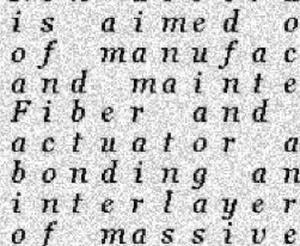
%> input picture lab4/tekst.bmp (cropped and resized to the size of MATLAB's example picture), 300 x 246 px, given in place of coins.png, which was not available; the run also reads 1 picture not shown here
$ octave lab4a.m   (GNU Octave 9; MATLAB toolbox functions it lacks are replaced by stand-ins)
%> lines starting %> are read from the running program, lines starting %| are printed output that depends on the picture; in (x1, y1, x2, y2) boxes, pixels count from 0 and x2, y2 are one past the last pixel; in counts of white or black regions, pixels touching at a corner belong together; the program's own positions count from 1; pictures that were not available may be replaced by others from this repository, and a replacement may not be noted
### lab4/clusterKittler.m
%% Wyznaczenie progu binaryzacji metoda CLUSTER KITTLER

% Autor: Tomasz Kryjak
% Laboratorium Biocybernetyki AGH
% Utworzono            : 08.09.2009
% Ostatnia modyfikajca : 08.09.2009


function Topt = clusterKittler(obraz)

    [H x] = imhist(obraz);

    p = H / sum(H);

    w_k = cumsum(p);
    mi_k = cumsum(p .* (1:256)');


    w_0 = w_k;
    w_1 = 1 -w_k;

    mi_0 = mi_k ./ w_k;
    mi_T = mi_k(end);
    mi_1 = (mi_T-mi_k)./(1-w_k);

    for T= 1:1:256
        o_0(T) = sum( (((1:T)' -mi_0(T)).^2) .*p(1:T))./w_0(T);
        o_1(T) = sum( (((T+1:256)' -mi_1(T)).^2) .*p(T+1:256))./w_1(T);
    end

    o_0 = sqrt(o_0);
    o_1 = sqrt(o_1);


    J = 1 + 2*( w_0.*log10(o_0)' + w_1.*log10(o_1)') - 2*(w_0.*log10(w_0)+w_1.*log10(w_1));

    for i = 1:1:256
        if ( J(i) == -Inf)
            J(i) = NaN;
        end
    end

    [value Topt] = min(J);

end

### lab4/entropyYen.m
%% Wyznaczenie progu binaryzacji metoda ENTROPY YEN

% Autor: Tomasz Kryjak
% Laboratorium Biocybernetyki AGH
% Utworzono            : 07.10.2009
% Ostatnia modyfikajca : 07.10.2009

function Topt = entropyYen(obraz)


    % Histogram
    [H x] = imhist(obraz);

    % Gestosc prawdopodobienstwa
    p = H / sum(H);

    % Histogram skumulowany (dystrybuanta)
    P = cumsum(p);

    Hf = zeros(1,256);
    Hb = zeros(1,256);

% Obliczanie Hf i Hb
    for T=1:1:256

        suma = 0;
        for i=1:1:T
            z = (p(i)/P(T))^2;


            % Dystrybuanta = 0 -> Entropia nieskonczona
            if ( p(T) == 0 )
                z = Inf;
            end
            suma = suma + z;
        end
        Hf(T) = -1*log(suma);

        suma = 0;
        for i=T+1:1:256
            z = (p(i)/(1-P(T)))^2;


            % Dystrybuanta = 0 -> Entropia nieskonczona
            if ( p(T) == 1 )
                z = Inf;
            end

            suma = suma + z;
        end
        Hb(T) = -1*log(suma);

    end

    HH = Hf + Hb;
    [v Topt] = max(HH);

    % Zabezpieczenie przed Inf
    while ( v == Inf )
        HH(Topt) = -Inf;
        [v Topt] = max(HH);
    end

    % Korekcja o 1
    Topt = Topt-1;
end

### lab4/lab4a.m
clearvars
close all
clc


I1 = imread('coins.png');
%> I1 is the input picture: size 246x300 uint8; min 0, max 255, mean 205
% [4 lines of commented-out code are left out]
subplot(2,2,1)
imshow(I1)
subplot(2,2,2)
imhist(I1)
mythresh = 80;
I2 = im2bw(I1,mythresh/255);
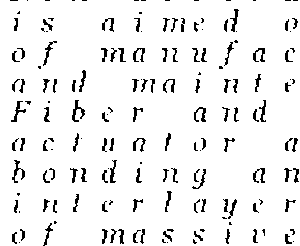
%> I2: size 246x300 logical; 93.1% white; black in thin lines or dots
subplot(2,2,3)
imshow(I2)
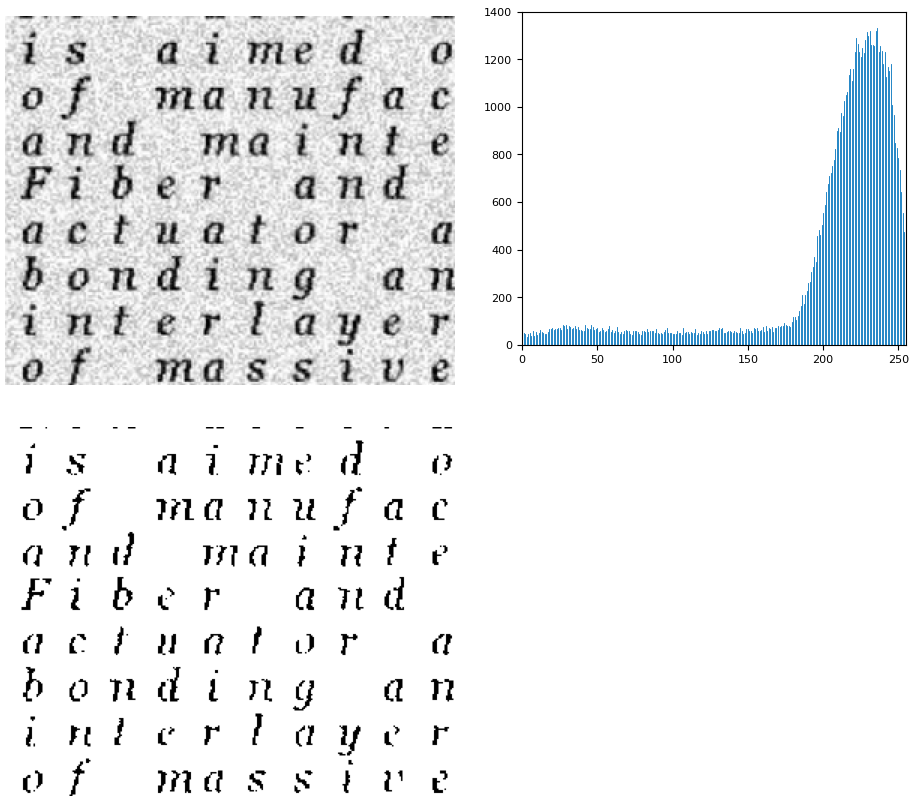
%> figure redrawn from the program's plot data, 3 panels

figure

I3 = imread('figura.png');
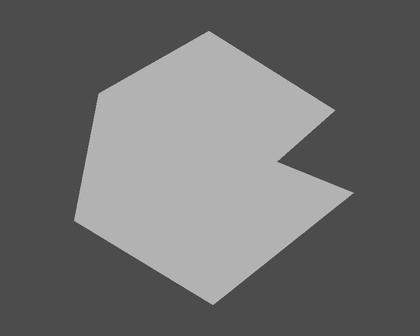
%> input picture lab4/figura.png, 420 x 336 px, shrunk from 814 x 651 before the run
%> I3 is the input picture: size 336x420x3 uint8; min 64, max 189, mean 109.5
subplot(2,2,1)
imhist(I3)
I4 = imread('figura2.png');
subplot(2,2,2)
imhist(I4)
I5 = imread('figura3.png');
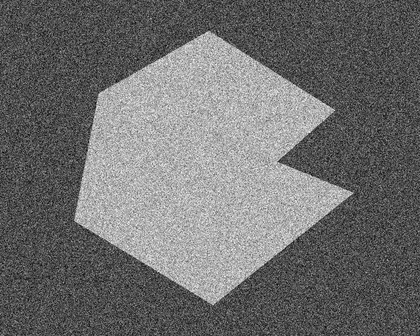
%> input picture lab4/figura3.png, 420 x 336 px, shrunk from 814 x 651 before the run
%> I5 is the input picture: size 336x420x3 uint8; min 0, max 251, mean 110
subplot(2,2,3)
imhist(I5)
I6 = imread('figura4.png');
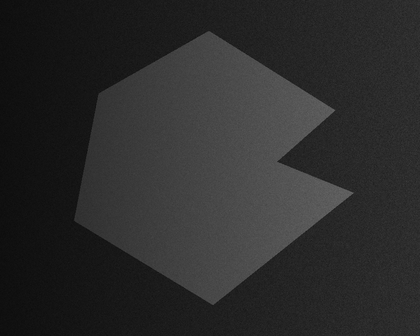
%> input picture lab4/figura4.png, 420 x 336 px, shrunk from 814 x 651 before the run
%> I6 is the input picture: size 336x420x3 uint8; min 12, max 103, mean 43.6
subplot(2,2,4)
imhist(I6)
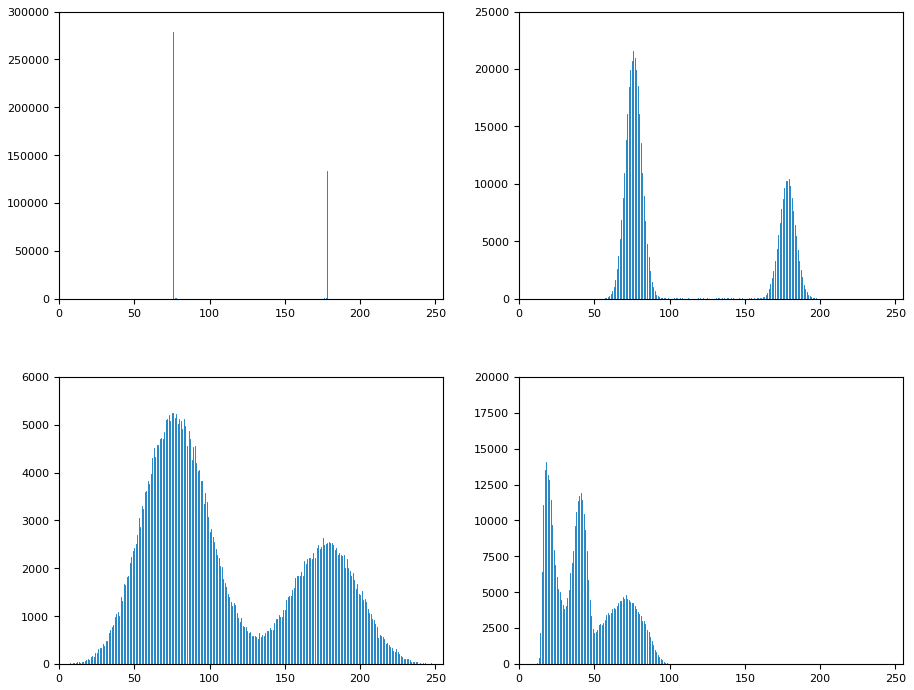
%> figure redrawn from the program's plot data, 4 panels; panel 1: highest point at x = 76, y = 278631; panel 2: highest point at x = 76, y = 21612; panel 3: highest point at x = 76, y = 5250; panel 4: highest point at x = 18, y = 14064

figure

subplot(3,2,1)
imshow(I1)
subplot(3,2,2)
imhist(I1)
thresh = graythresh(I1);
%> thresh = 0.573
Iotsu = im2bw(I1,thresh);
%> Iotsu: size 246x300 logical; 88.2% white; 91 black regions (18 under 20 px), largest, box (x1, y1, x2, y2) and area: (101, 229, 126, 244) 196, (100, 47, 126, 63) 193, (130, 78, 156, 94) 190
subplot(3,2,3)
imshow(I2)
title(strcat("moje ",num2str(mythresh)))
subplot(3,2,4)
imshow(Iotsu)
title(strcat("iotsu ",num2str(thresh*255)))
thresh = clusterKittler(I1)
%> in clusterKittler, `[H x] = imhist(obraz);`: H = 256 values, max 1330 at index 237, min 33 at index 4, mean 288.3; x = 256 values from 0 to 255
%> in clusterKittler, `p = H / sum(H);`: p = 256 values, max 0.018 at index 237, min 0.000447 at index 4, mean 0.00391
%> in clusterKittler, `w_k = cumsum(p);`: w_k = 256 values from 0.00341 to 1
%> in clusterKittler, `mi_k = cumsum(p .* (1:256)');`: mi_k = 256 values from 0.00341 to 206
%> in clusterKittler, `w_0 = w_k;`: w_0 = 256 values from 0.00341 to 1
%> in clusterKittler, `w_1 = 1 -w_k;`: w_1 = 256 values, max 0.997 at index 1, min -2.22e-16 at index 256, mean 0.801
%> in clusterKittler, `mi_0 = mi_k ./ w_k;`: mi_0 = 256 values from 1 to 206
%> in clusterKittler, `mi_T = mi_k(end);`: mi_T = 206
%> in clusterKittler, `mi_1 = (mi_T-mi_k)./(1-w_k);`: mi_1 = 256 values, max 256 at index 255, min 0 at index 256, mean 223.1
%> after the loop in clusterKittler, `for T= 1:1:256`: o_0 = 256 values, max 4463.4 at index 206, min 0 at index 1, mean 1741.6; o_1 = 256 values, max 2881.8 at index 1, min 0 at index 256, mean 835.6
%> in clusterKittler, `o_0 = sqrt(o_0);`: o_0 = 256 values, max 66.81 at index 206, min 0 at index 1, mean 36.5
%> in clusterKittler, `o_1 = sqrt(o_1);`: o_1 = 256 values, max 53.68 at index 1, min 0 at index 256, mean 25.26
%> in clusterKittler, `[value Topt] = min(J);`: value = 3.98; Topt = 173
%> thresh = 173
Ikittler = im2bw(I1,thresh/255);
%> Ikittler: size 246x300 logical; 85.8% white; 100 black regions (26 under 20 px), largest, box (x1, y1, x2, y2) and area: (100, 47, 127, 63) 241, (100, 228, 126, 244) 235, (130, 78, 157, 94) 234
subplot(3,2,5)
imshow(Ikittler)
title(strcat("kittler ",num2str(thresh)))
thresh = entropyYen(I1)
%> in entropyYen, `P = cumsum(p);`: P = 256 values from 0.00341 to 1
%> after the loop in entropyYen, `for T=1:1:256`: Hf = 256 values, max 5.12 at index 184, min 0 at index 1, mean 4.15
%> in entropyYen, `[v Topt] = max(HH);`: v = Inf; Topt = 256
%> the loop in entropyYen, `while ( v == Inf )` made 1 pass
%> (v, Topt) on pass 1: (9.23, 180)
%> in entropyYen, `Topt = Topt-1;`: Topt = 179
%> thresh = 179
Iyen = im2bw(I1,thresh/255);
%> Iyen: size 246x300 logical; 85.2% white; 149 black regions (74 under 20 px), largest, box (x1, y1, x2, y2) and area: (100, 47, 127, 63) 253, (130, 78, 157, 94) 248, (100, 228, 126, 244) 247
subplot(3,2,6)
imshow(Iyen)
title(strcat("yen ",num2str(thresh)))
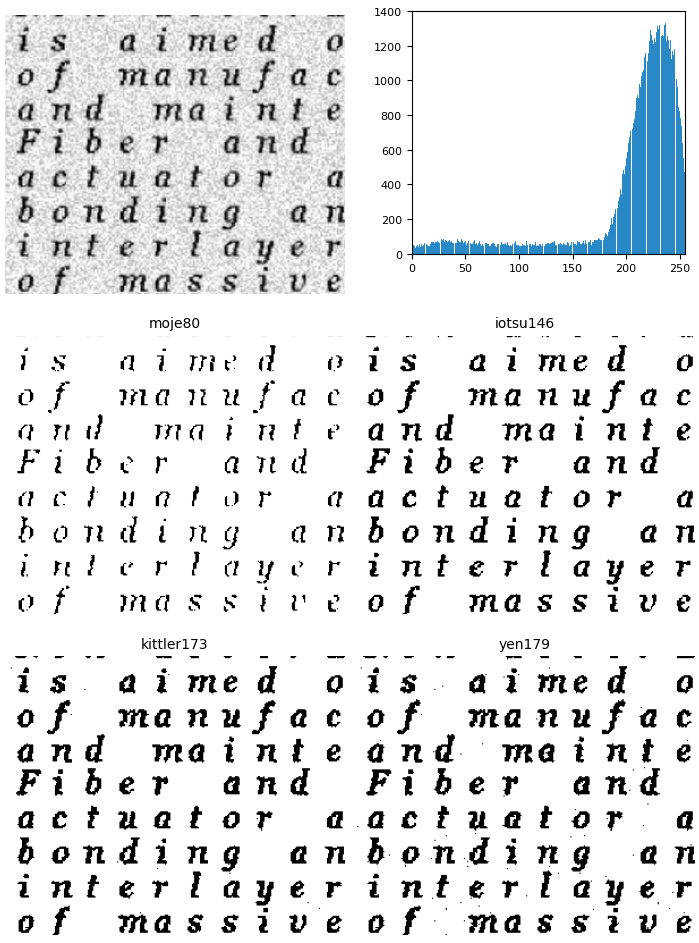
%> figure redrawn from the program's plot data, 6 panels
